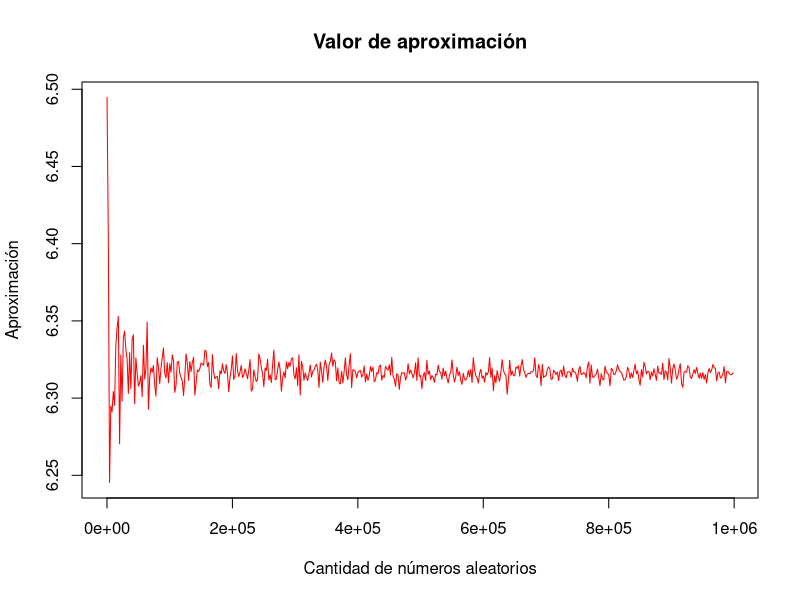

This figure's R source: (Note: this script raises an error after producing the figure.)
# generacion de numeros aleatorios
set.seed(12345) #fijar la semilla


g<- function(u){
  return (exp(exp(u)))
}

res<-sapply(seq(100, 1000000, by=2000), function(k){
  U<-runif(n=k)
  mean(g(U))
})
plot(seq(100, 1000000, by=2000), res, main="Valor de aproximación",
     xlab="Cantidad de números aleatorios", ylab= "Aproximación",
     type="l", col="red")

#Aproximacion integral y grafico
func<-"sqrt(1-x^2)"
res<- sapply(seq(100, 10000, by=100), function(k){
  mean(sapply(runif(k),function(x){ eval(parse(text = func))}))
})
 #sapply es como un for
pi/4

f<- function(x) eval(parse(text= func))
val<-integrate(f, lower=0, upper=1)$value
plot(seq_along(xvals), res)


